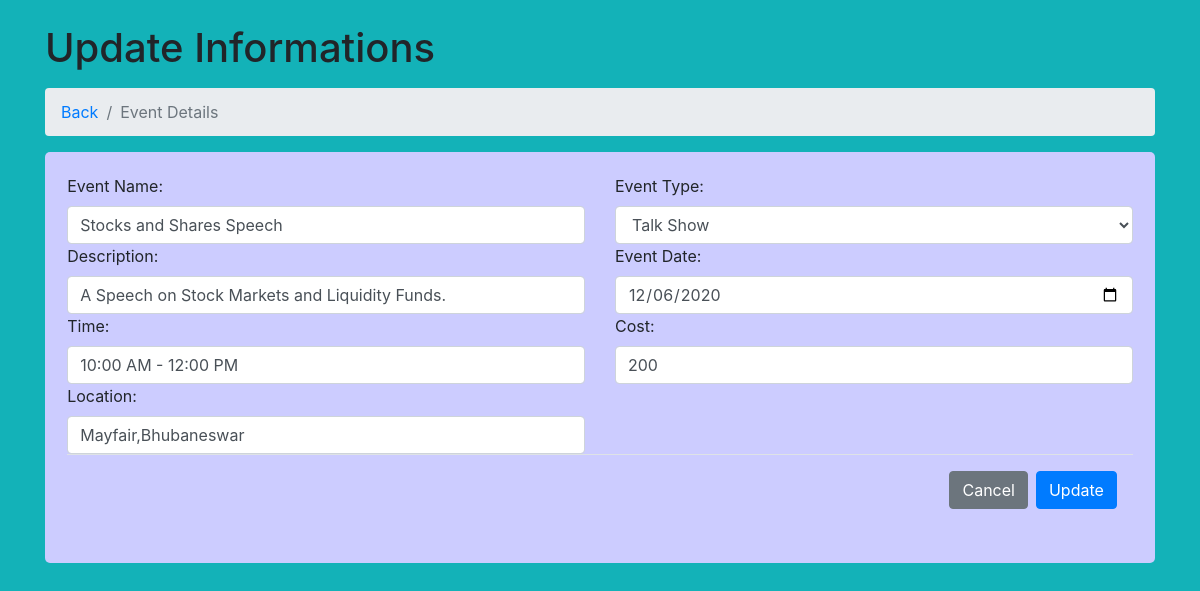
Screenshot of /Admin/edit_event.php?event_id=3 (signed in) with the database file from the repository.
### tables this page shows
CREATE TABLE `events` (
  `event_id` int(11) NOT NULL,
  `event_name` varchar(100) NOT NULL,
  `event_type` varchar(100) NOT NULL,
  `description` varchar(200) NOT NULL,
  `event_date` date NOT NULL,
  `time` varchar(20) NOT NULL,
  `location` varchar(50) NOT NULL,
  `cost` int(11) NOT NULL,
  `image` varchar(200) NOT NULL
);

### Admin/edit_event.php (the view, shortened to what this page needs)
<?php
$conn = new mysqli("localhost", "root","","interim");
          $event_id=$_GET['event_id'];
          $query = "select * from events where event_id='$event_id'";
          $run = mysqli_query($conn,$query);
          while($row = mysqli_fetch_assoc($run)){
            $event_name=$row['event_name'];
            $event_type=$row['event_type'];
            $description =$row['description'];
            $event_date=$row['event_date'];
            $time =$row['time'];
            $cost =$row['cost'];
            $location =$row['location'];
          }
?>
<html>
    <head>
    <link rel="stylesheet" href="https://stackpath.bootstrapcdn.com/bootstrap/4.5.1/css/bootstrap.min.css">
    <link rel="stylesheet" type="text/css" href="https://cdnjs.cloudflare.com/ajax/libs/animate.css/4.1.0/animate.min.css">
    </head>
    <body style="background-color: #13B2B8;">
    <div class="container">
        <h1 class="mt-4 mb-3">Update Informations</h1>
        <ol class="breadcrumb">
            <li class="breadcrumb-item">
                <a href="eventslist.php">Back</a>
            </li>
            <li class="breadcrumb-item active">Event Details</li>
        </ol>
        <div style="background-color: #ccccff;  padding: 2%; border-radius: 5px;">
                <form method="post" enctype="multipart/form-data">
                    <div class="row">
                        <div class="col-lg-6 mb-6">
                                <label class="control-label">Event Name:</label>
                                <input type="text" class="form-control" name="event_name" value="<?php echo $event_name;?>">
                            </div>
                        <div class="col-lg-6 mb-6">
                            <label class="control-label">Event Type:</label>
                            <select  class="form-control" name="event_type" value="<?php echo $event_type;?>">
                              <option value="Talk Show"
                              <?php if($event_type == 'Talk Show')
                              {
                                  echo ("selected");
                              }
                              ?>>Talk Show</option>
                            </select>
                        </div>
                    </div>
                    <div class="row">
                        <div class="col-lg-6 mb-6">
                            <label class="control-label">Description:</label>
                            <input type="text" class="form-control" name="description"  value="<?php echo $description;?>">
                        </div>
                        <div class="col-lg-6 mb-6">
                            <label class="control-label">Event Date:</label>
                            <input type="date" class="form-control" name="event_date" value="<?php echo $event_date;?>">
                        </div>
                    </div>
                    <div class="row">
                        <div class="col-lg-6 mb-6">
                            <label class="control-label">Time:</label>
                            <input type="text" class="form-control" name="time"  value="<?php echo $time;?>">
                        </div>
                        <div class="col-lg-6 mb-6">
                            <label class="control-label">Cost:</label>
                            <input type="text" class="form-control" name="cost"  value="<?php echo $cost;?>">
                        </div>
                    </div>
                    <div class="row">
                    <div class="col-lg-6 mb-6">
                            <label class="control-label">Location:</label>
                            <input type="text" class="form-control" name="location"  value="<?php echo $location;?>">
                        </div>
                    </div>
                        <div class="modal-footer">
                            <a href="eventslist.php"><button type="button" class="btn btn-secondary" data-dismiss="modal">Cancel</button></a>
                            <button type="submit" class="btn btn-primary" name="update" >Update</button>
                        </div>
                      </form>
    </div>
    </div>
    </body>
</html>

### rows the page displays
events: event_name "Stocks and Shares Speech", event_type "Talk Show", description "A Speech on Stock Markets and Liquidity Funds.", event_date "12/06/2020", time "10:00 AM - 12:00 PM", cost "200", location "Mayfair,Bhubaneswar"
